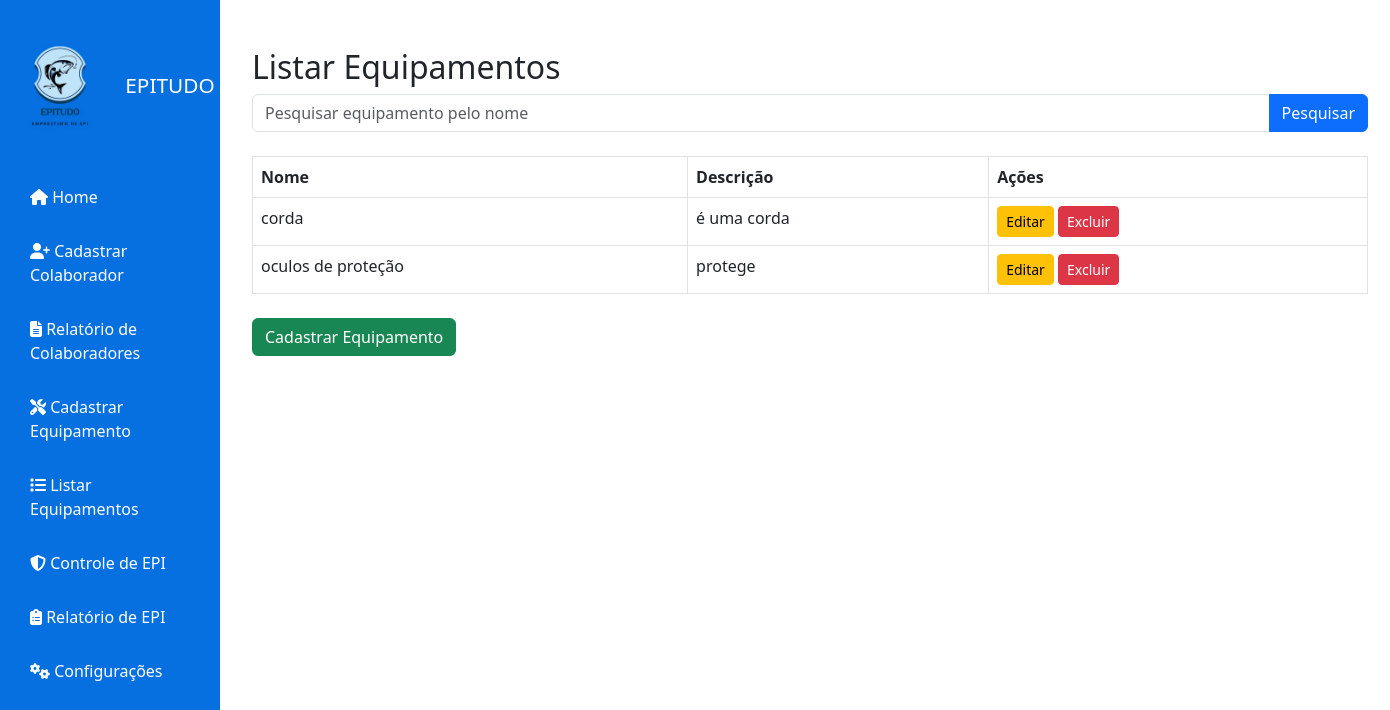
The page /equipamentos/listar/ on the database as committed earlier.
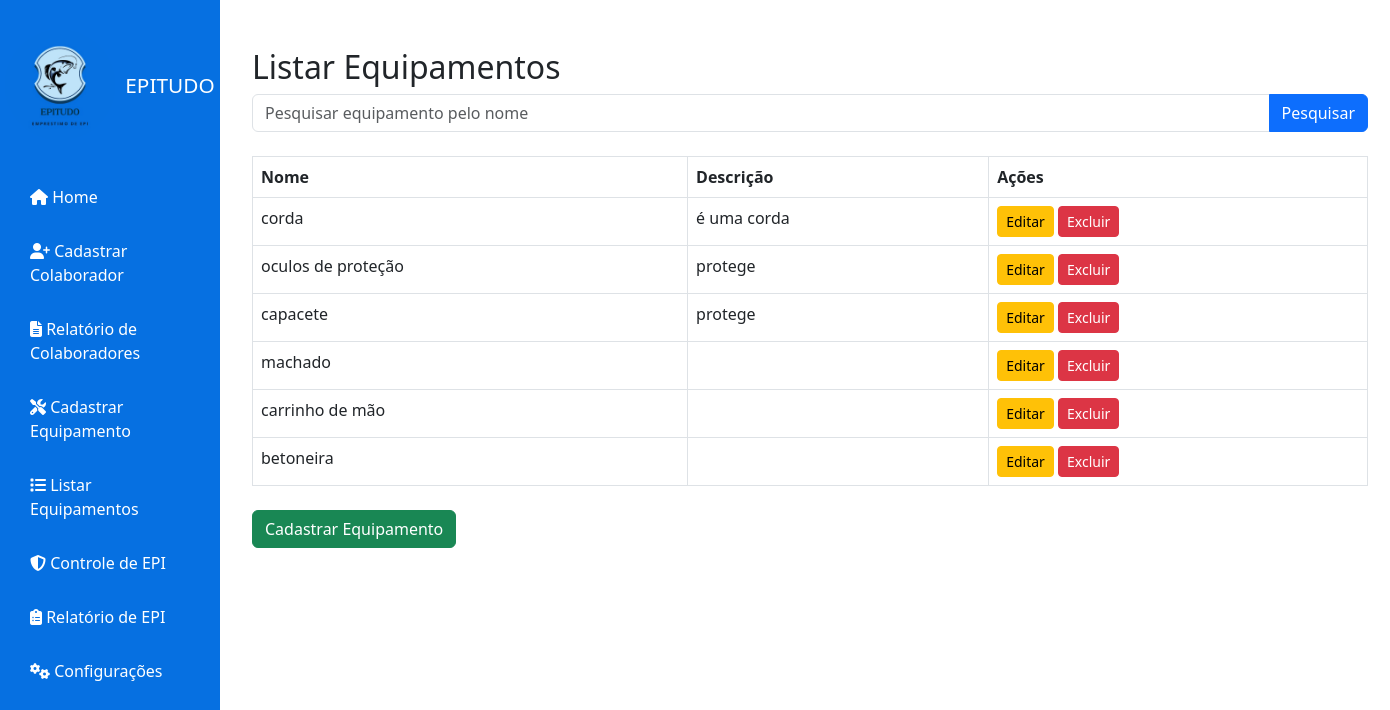
The same page on the database as committed later.
### home/models.py (models this page shows, shortened)
class Equipamento(models.Model):
	nome = models.CharField(max_length=100)
	descricao = models.TextField(blank=True)

### home/views.py (the view)
# urls.py: path('equipamentos/listar/', listar_equipamentos, name='listar_equipamentos'),
def listar_equipamentos(request):
	nome = request.GET.get('nome', '')
	equipamentos = Equipamento.objects.filter(nome__icontains=nome) if nome else Equipamento.objects.all()
	return render(request, 'home/listar_equipamentos.html', {'equipamentos': equipamentos, 'nome': nome})

### home/templates/home/listar_equipamentos.html (shortened to what this page needs)
{% load static %}
<!DOCTYPE html>
<html lang="pt-br">
<head>
    <link href="https://cdn.jsdelivr.net/npm/bootstrap@5.3.0/dist/css/bootstrap.min.css" rel="stylesheet">
    <link rel="stylesheet" href="https://cdnjs.cloudflare.com/ajax/libs/font-awesome/6.4.0/css/all.min.css">
</head>
<body>
    <div class="sidebar" style="width:220px;background:#0670e1;color:#fff;height:100vh;position:fixed;top:0;left:0;display:flex;flex-direction:column;padding-top:30px;">
          <div style="display:flex;align-items:center;justify-content:center;gap:10px;margin-bottom:30px;">
    <img src="{% static 'img/logo.jpeg' %}" alt="Logo" style="width:110px;height:110px;border-radius:50%;">
        <h2 style="margin:0;font-size:1.3em;">EPITUDO</h2>
    </div>
        <a href="/" style="color:#fff;text-decoration:none;padding:15px 30px;display:block;"><i class="fa fa-home"></i> Home</a>
        <a href="/colaboradores/cadastrar/" style="color:#fff;text-decoration:none;padding:15px 30px;display:block;"><i class="fa fa-user-plus"></i> Cadastrar Colaborador</a>
        <a href="/relatorio/" style="color:#fff;text-decoration:none;padding:15px 30px;display:block;"><i class="fa fa-file-alt"></i> Relatório de Colaboradores</a>
        <a href="/equipamentos/cadastrar/" style="color:#fff;text-decoration:none;padding:15px 30px;display:block;"><i class="fa fa-tools"></i> Cadastrar Equipamento</a>
        <a href="/equipamentos/listar/" style="color:#fff;text-decoration:none;padding:15px 30px;display:block;"><i class="fa fa-list"></i> Listar Equipamentos</a>
        <a href="/controle-epi/" style="color:#fff;text-decoration:none;padding:15px 30px;display:block;"><i class="fa fa-shield-alt"></i> Controle de EPI</a>
        <a href="/relatorio-epi/" style="color:#fff;text-decoration:none;padding:15px 30px;display:block;"><i class="fa fa-clipboard-list"></i> Relatório de EPI</a>
        <a href="#" style="color:#fff;text-decoration:none;padding:15px 30px;display:block;"><i class="fa fa-cogs"></i> Configurações</a>
    </div>
    <div class="container mt-5" style="margin-left:240px;">
        <h2>Listar Equipamentos</h2>
        <form method="get" class="mb-4">
            <div class="input-group">
                <input type="text" name="nome" class="form-control" placeholder="Pesquisar equipamento pelo nome" value="{{ nome }}">
                <button type="submit" class="btn btn-primary">Pesquisar</button>
            </div>
        </form>
        <table class="table table-bordered table-hover mb-4">
            <thead>
                <tr>
                    <th>Nome</th>
                    <th>Descrição</th>
                    <th>Ações</th>
                </tr>
            </thead>
            <tbody>
                {% for equipamento in equipamentos %}
                <tr>
                    <td>{{ equipamento.nome }}</td>
                    <td>{{ equipamento.descricao }}</td>
                    <td>
                        <a href="/equipamentos/{{ equipamento.id }}/editar/" class="btn btn-sm btn-warning">Editar</a>
                        <a href="/equipamentos/{{ equipamento.id }}/excluir/" class="btn btn-sm btn-danger">Excluir</a>
                    </td>
                </tr>
                {% empty %}
                <tr>
                    <td colspan="3" class="text-center">Nenhum equipamento encontrado.</td>
                </tr>
                {% endfor %}
            </tbody>
        </table>
        <a href="/equipamentos/cadastrar/" class="btn btn-success">Cadastrar Equipamento</a>
    </div>
</body>
</html>

Rows that differ between the two databases and show on the page:
added Equipamento: nome "capacete", descricao "protege"
added Equipamento: nome "machado"
added Equipamento: nome "carrinho de mão"
added Equipamento: nome "betoneira"
